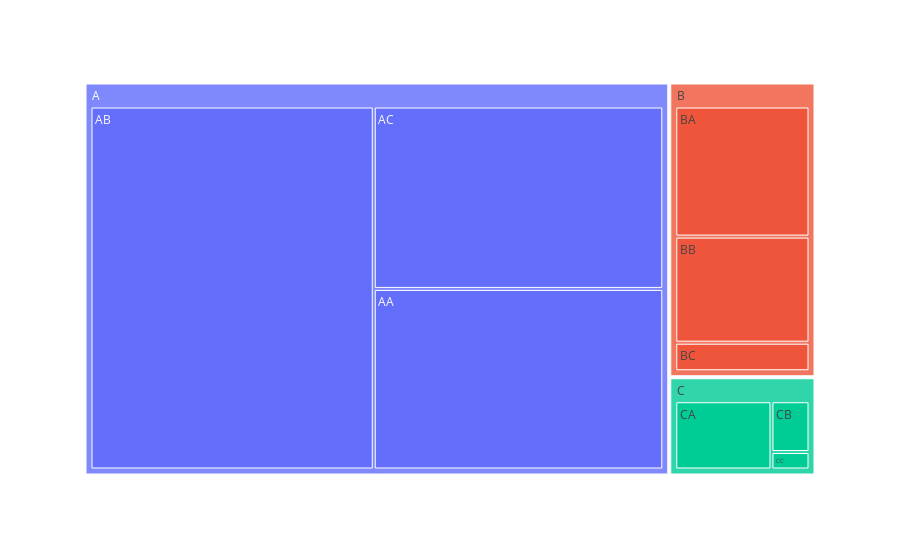

Notebook source saved alongside this figure:
### Markdown cell above
The table shows that category A generates 80% of revenue and approximately 55% of all sales, while the group makes up only 29% of all products.
In terms of optimization, the store should consider abandoning the BC, CC, CB groups - the loss in revenue will be about 3%, while such optimization will free up about 13% of the current product range. Additionally, you can consider abandoning the CA group - it has a very low average price, takes a large number of orders (13%), takes more than a quarter of all goods and brings only 4% of revenue.

### Code cell
#draw a graph with the distribution of revenue by category
fig=px.treemap(groups_by_revenue,path=['revenue_group','double_abc'],values='revenue')

print('The volume of revenue from the product range by groups')
fig.show()

### Figure 1 — Plotly figure (JSON) as saved in the notebook; plotly's stock layout.template omitted (floating-point values rounded to 4 significant figures)
{"data": [{"branchvalues": "total", "domain": {"x": [0, 1], "y": [0, 1]}, "hovertemplate": "labels=%{label}<br>revenue=%{value}<br>parent=%{parent}<br>id=%{id}<extra></extra>", "ids": ["A/AA", "A/AB", "A/AC", "B/BA", "B/BB", "B/BC", "C/CA", "C/CB", "C/CC", "A", "B", "C"], "labels": ["AA", "AB", "AC", "BA", "BB", "BC", "CA", "CB", "CC", "A", "B", "C"], "name": "", "parents": ["A", "A", "A", "B", "B", "B", "C", "C", "C", "", "", ""], "type": "treemap", "values": [685083, 1347544, 692076, 251103, 204823, 55067, 122101, 35902, 12360, 2724703, 510993, 170363]}], "layout": {"legend": {"tracegroupgap": 0}, "margin": {"t": 60}}}
